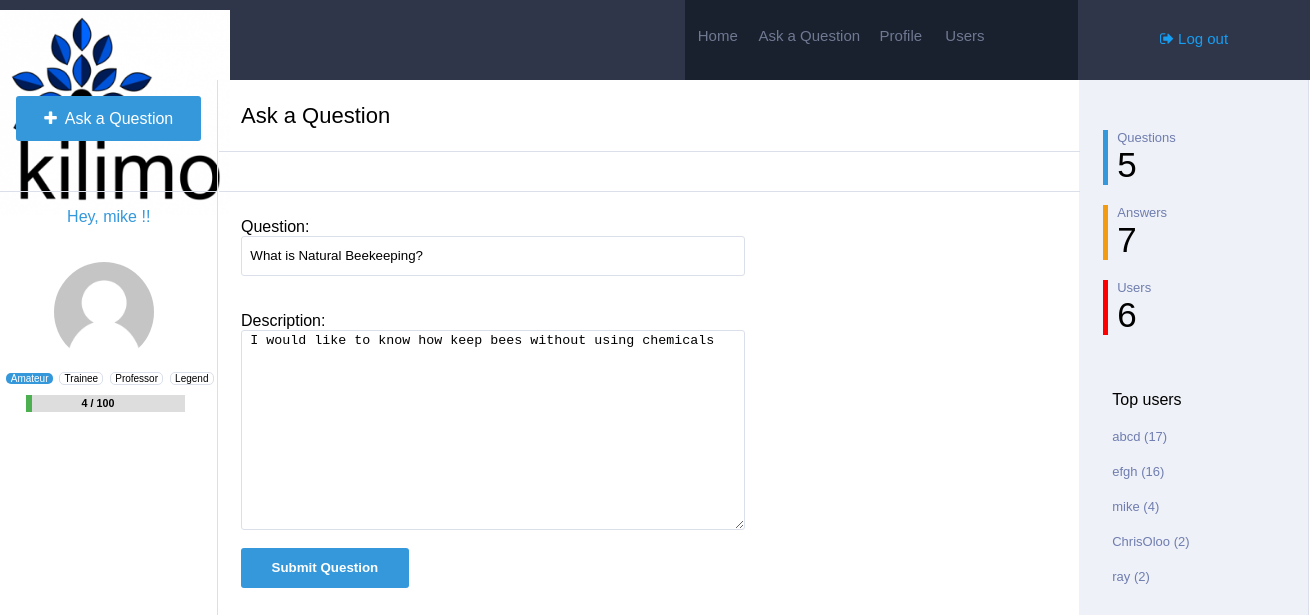
The app's page /update/6/ (signed in) with its own data.
### Main/models.py (models this page shows, shortened)
class Question(models.Model):
	user=models.ForeignKey(Profile,on_delete=models.CASCADE)
	question=models.TextField()
	description=models.TextField(null=True, blank=True)
	views=models.IntegerField(default=0)
	answers=models.IntegerField(default=0)
	answered=models.IntegerField(default=0)
	timestamp=models.DateTimeField(auto_now=False, auto_now_add=True)

class Profile(models.Model):
	user=models.ForeignKey(settings.AUTH_USER_MODEL,on_delete=models.CASCADE)
	image=models.ImageField(upload_to=upload_location,null=True,blank=True,)
	location=models.TextField(default="Not mentioned")
	points=models.IntegerField(default=0)
	questions=models.IntegerField(default=0)
	answers=models.IntegerField(default=0)

### Main/views.py (the view, shortened to what this page needs)
# urls.py: url(r'^update/(?P<id>\d+)/$', views.Question_update,name='update'),
@login_required
def Question_update(request, id):
  instance=get_object_or_404(Question,id=id)
  if request.user == instance.user.user:
    top = Profile.objects.all().order_by("-points")[:min(Profile.objects.count(),5)]
    if request.user.is_authenticated:
      profile = get_object_or_404(Profile,user=request.user)
      if profile.points < 100:
        val = str(profile.points)+" / 100"
        percent = float(profile.points)/100*100
      elif profile.points < 1000:
        val = str(profile.points)+" / 1000"
        percent = float(profile.points)/1000*100
      elif profile.points < 2000:
        val = str(profile.points)+" / 2000"
        percent = float(profile.points)/2000*100
      else:
        val = str(profile.points)
        percent = 100
    else:
      profile = get_object_or_404(Profile,id=1)
      val = ""
      percent = 100
    x="/update/" + str(id) + "/"
    context={
      "value":instance.question,
      "description":instance.description,
      "action":x,
      "profile":profile,
      "val":val,
      "percent":percent,"q":Question.objects.count(),"a":Answer.objects.count(),"u":Profile.objects.count(),"top":top
    }
    return render(request,"create.html",context)
  else:
    messages.error(request, "User unauthorized.")
    return HttpResponseRedirect('/')

### templates/create.html (shortened to what this page needs)
{% load static %}
<html>
<head>
<link rel='stylesheet' href='{% static "css/create.css" %}'>
<link rel="stylesheet" href="https://cdnjs.cloudflare.com/ajax/libs/font-awesome/4.7.0/css/font-awesome.min.css">
</head>
<body>
	<div class="navbar">
		<div class="logo">
		</div>
		<div class="search">
		</div>
		<div class="navlinks">
			<h6><a href="{% url "home" %}">Home</a></h6> <h6 style="width: 30%;"><a href="{% url "create" %}">Ask a Question</a></h6> <h6><a href="{% url "profile" id=profile.id %}">Profile</a></h6> <h6><a href="{% url "user" %}">Users</a></h6> <h6>
		</div>
		<div class="login" style="font-size: 15px;">
			{% if request.user.is_authenticated %}
			<p><a href="{% url "logout" %}"><i class="fa fa-sign-out" aria-hidden="true"></i> Log out</a></p>
			{% else %}
			<p><a href="{% url "login" %}"><i class="fa fa-sign-in" aria-hidden="true"></i> Log in / Register</a></p>
			{%endif %}
		</div>
	</div>
	<div class="main">
		<div class="links">
			<div id="ask-cont">
			<a href="{% url "create" %}" style="text-decoration: none;"><p class="ask"><i class="fa fa-plus" aria-hidden="true"></i>&nbsp Ask a Question</p></a>
			</div>
			{% if request.user.is_authenticated %}
			<p style="color: #3498db;text-align: center;">Hey, {{ request.user }} !!</p>
			{% if profile.image %}
			<img src='{{ profile.image.url }}' id="image1"/>
			{% else %}
			<img src='{% static "image/default_user.png" %}' id="image1"/>
			{% endif %}
			<div class="rank">
			<p style="background-color: #3498db; border:none;color: white">Amateur</p>
			<p >Trainee</p>
			<p >Professor</p>
			<p >Legend</p>
			<div id="myProgress">
				<h6 style="float: left;margin-left: 35%;margin-top: 2px;">{{ val }}</h6>
			  <div id="myBar" style="width: {{ percent }}%"></div>
			</div>
			</div>
			{% endif %}
		</div>
		<div class="content">
			<table style="width: 100%;border-spacing: 0px;min-height: 100%;">
				<tr>
			<td style="width:100%; float: left;">
				<div class="heading">
					<div class="tab">
						<p>Ask a Question</p>
					</div>
				</div>
			<div class="welcome">
				<div class="tab">
					<p>&nbsp</p>
				</div>
			</div>
			<div id="tab1" class="tabcontent">
				<div class="col-xs-4 login_form">
			        <form id="create_form" method="post" action="{{ action }}">
			                Question: <br/>
			                <input type="text" name="question" value="{{ value }}"" class="form-control" size="50" id="username" required/>
			            <br /><br/><br/>
			                Description: <br/>
			                <textarea name="description" id="username" style="height:200px;">{{ description }}</textarea>
			                <br /><br/>
			        <input type="submit" name="submit" value="Submit Question" id="create"/>
			        </form>
			    </div>
			</div>
		</td>
			<td class="stats" style="padding-top: 30px;vertical-align: top;">
				<div class="bor" style="border-left-color: #3498db">
					<p class="stat_q">Questions</p>
					<p class="stat_a">{{ q }}</p>
				</div>
				<div class="bor" style="border-left-color: #f39c12;">
					<p class="stat_q">Answers</p>
					<p class="stat_a">{{ a }}</p>
				</div>
				<div class="bor" style="border-left-color: red;">
					<p class="stat_q">Users</p>
					<p class="stat_a">{{ u }}</p>
				</div>
				<div class="bor" style="border:none; padding-top: 40px;">
					<p>Top users</p>
					{% for obj in top %}
					<p class="stat_q"><a  href="{% url "profile" id=obj.id %}" style="color: #6f7daf;text-decoration: none;">{{ obj.user }} ({{obj.points}})</a></p>
					{% endfor %}
				</div>
			</td>
		</tr>
	</table>
		</div>
	</div>
</body>
</html>

### static/css/create.css (style rules this page uses)
body { min-width: 1300px; margin: 0px; font-family: sans-serif; }
.navbar { width: 100%; background-color: #2f364a; height:80px; }
.logo { float: left; width:10%; height:100%; }
.search { float: left; height: 100%; width: 42.3%; }
.navlinks { float: left; width:30%; background-color: #19202e; height:100%; }
.navlinks h6 { margin-top:27px; float: left; width:16%; text-align: center; margin-left: 0.3%; }
.navlinks h6 a { text-decoration: none; color: #6f7992; font-weight: normal; font-size:15px; }
.login { float: left; height: 100%; width: 17.7%; text-align: center; }
.login p { margin-top: 30px; }
.login a { text-decoration: none; color: #169ef2; }
.main { width: 100%; }
.links { float: left; top:80px; height: 100%; width:16.6%; }
.ask { margin-left: 7.5%; width:85%; height: 31px; border-style: none; border-radius: 3px; background-color: #3498db; color: white; padding-top: 14px; text-align: center; }
#ask-cont { border-bottom-style: solid; border-bottom-color: #dadfea; border-bottom-width: 1px; height:95px; }
.content { float: left; width: 83.2%; border-right-style: solid; border-right-color: #dadfea; border-right-width: 1px; border-left-style: solid; border-left-color: #dadfea; border-left-width: 1px; height: auto; }
.heading { padding-left: 2.5%; font-size: 22px; border-bottom-style: solid; border-bottom-color: #dadfea; border-bottom-width: 1px; margin-bottom: -1px; }
.welcome { padding-left: 2.5%; font-size: 14px; border-bottom-style: solid; border-bottom-color: #dadfea; border-bottom-width: 1px; }
.stats { background-color: #eef1f7; width:21%; }
.login_form { padding-left: 2.5%; margin-top: 3%; }
#username { width:60%; height:40px; border-radius:3px; padding-left:1%; border-style: solid; border-color: #dadfea; border-width: 1px; }
#create { background-color: #3498db; border:none; border-radius:3px; width:20%; height: 40px; color:white; font-weight: bold; }
.welcome p { width: 10%; text-align: center; margin-bottom: 0px; padding-bottom: 11px; cursor: pointer; margin-top: 0px; padding-top: 13px; }
#image1 { width: 100px; height: 100px; border-radius: 50%; margin-top: 20px; margin-left: 25%; }
.rank { margin-left: 2%; }
.rank p { margin-left: 1%; padding-left: 2%; padding-right: 2%; display: inline-block; font-size: 10px; border-style: solid; border-color: #dadfea; border-width: 1px; border-radius: 5px; }
#myProgress { margin-left: 10%; width: 75%; background-color: #ddd; }
#myBar { height: 17px; background-color: #4CAF50; text-align: center; line-height: 30px; color: white; }
.stat_q { font-size: 13px; margin-bottom: 0px; margin-top: 20px; color: #6f7daf; }
.stat_a { font-size: 35px; margin-top: 0px; margin-bottom: 0px; }
.bor { border-left-style: solid; border-left-width: 5px; padding-left: 4%; margin-left: 10%; }

### records on screen
Question: question "What is Natural Beekeeping?", description "I would like to know how keep bees without using chemicals"
Profile: user "abcd", points "17"
Profile: user "efgh", points "16"
Profile: user "mike", points "4"
Profile: user "ChrisOloo", points "2"
Profile: user "ray", points "2"

### other values on screen
{{ request.user }} "mike"
{{ val }} "4 / 100"
{{ q }} "5"
{{ a }} "7"
{{ u }} "6"
